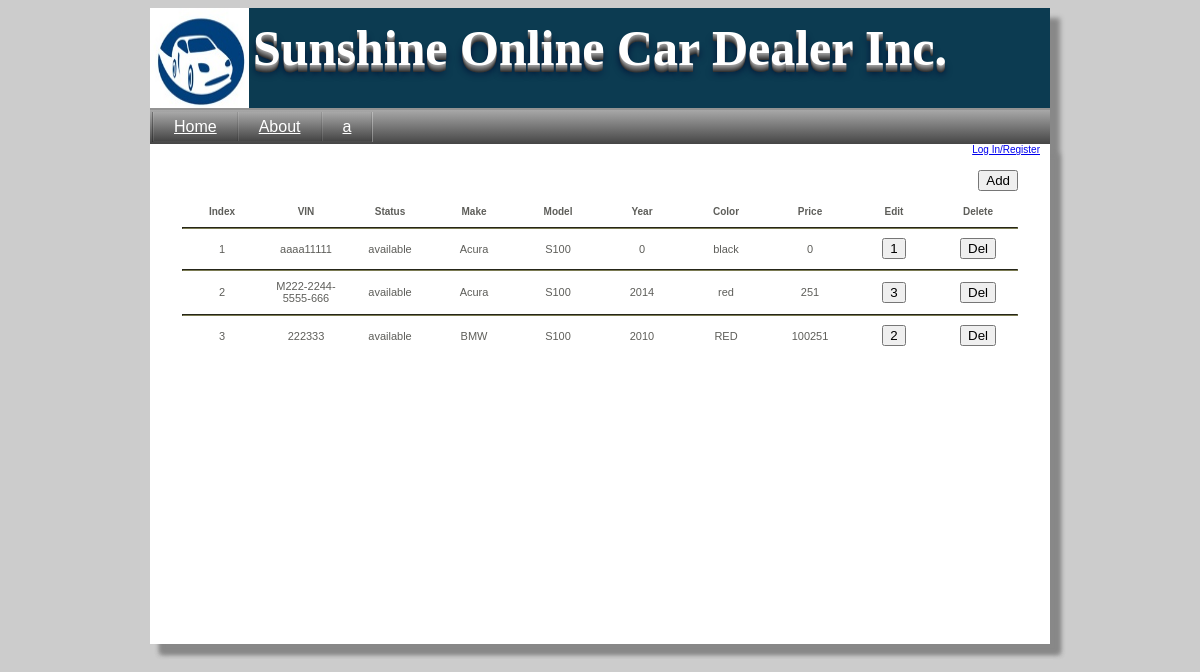
Page /carInventory.php on the earlier database version.
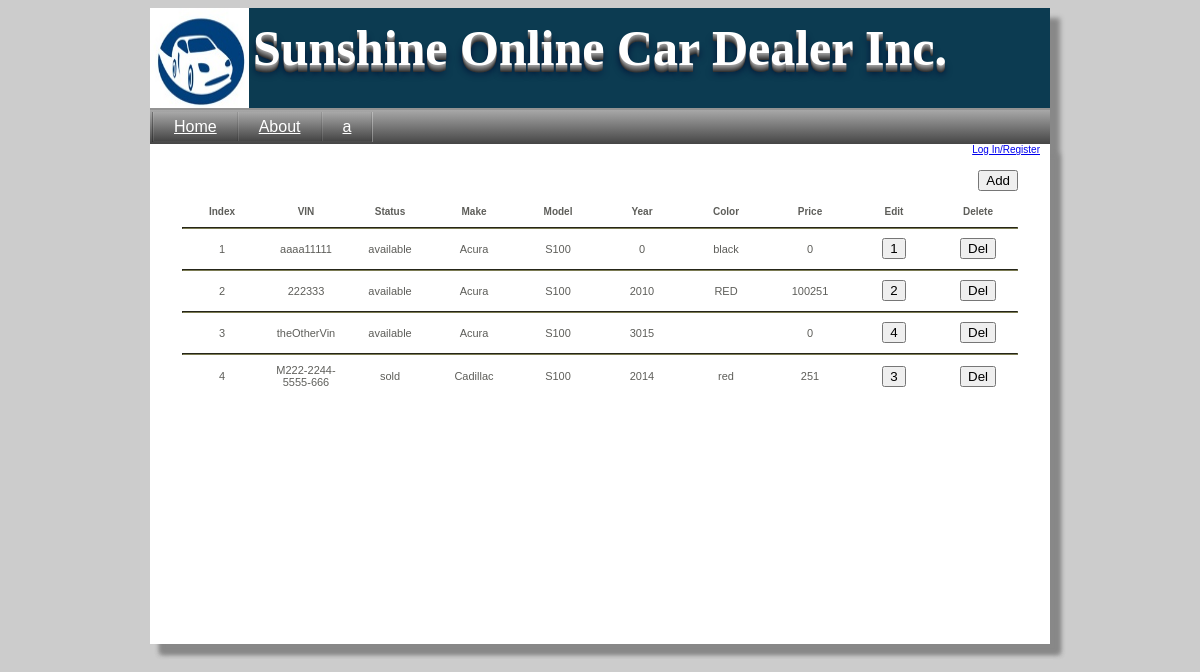
Same page on the later database version.
### tables this page shows
CREATE TABLE IF NOT EXISTS `car` (
  `car_id` int(11) NOT NULL AUTO_INCREMENT,
  `id_vin` varchar(250) NOT NULL,
  `make_id` int(11) NOT NULL DEFAULT '0',
  `model_id` int(11) NOT NULL DEFAULT '0',
  `year` int(11) DEFAULT NULL,
  `condition_id` int(11) NOT NULL DEFAULT '0',
  `mileage` int(11) NOT NULL DEFAULT '0',
  `color` varchar(250) DEFAULT NULL,
  `color_description` varchar(250) DEFAULT NULL,
  `comments` varchar(250) DEFAULT NULL,
  `price` decimal(10,0) DEFAULT NULL,
  `status_id` int(11) NOT NULL DEFAULT '0',
  `picture_id` int(11) DEFAULT NULL,
  PRIMARY KEY (`car_id`)
);

CREATE TABLE IF NOT EXISTS `car_status` (
  `id_car_status` int(11) NOT NULL AUTO_INCREMENT,
  `car_status_desc` varchar(250) NOT NULL,
  PRIMARY KEY (`id_car_status`)
);

CREATE TABLE IF NOT EXISTS `make_id` (
  `make_id` int(11) NOT NULL AUTO_INCREMENT,
  `make` varchar(250) NOT NULL,
  PRIMARY KEY (`make_id`)
);

CREATE TABLE IF NOT EXISTS `model_id` (
  `model_id` int(11) NOT NULL AUTO_INCREMENT,
  `make_id` int(11) NOT NULL,
  `model` varchar(250) NOT NULL,
  PRIMARY KEY (`model_id`)
);

### carInventory.php (the view, shortened to what this page needs)
<?php
$activeIndex=0;
include "header.php";
?>
<table border='0' align='center' class='ACtbl'>
	<tr>
		<td colspan='10' style='text-align:right'>
			<br/>
			<form action='editAdminCar.php' method='post'>
				<input type='Submit' name='addCar' value='Add' />
			</form>
		</td>
	</tr>
	<tr>
		<th>Index</th><th>VIN</th><th>Status</th><th>Make</th><th>Model</th><th>Year</th><th>Color</th><th>Price</th><th>Edit</th><th>Delete</th>
	</tr>
	<tr>
		<td colspan='10'><hr class='tdhead'/></td>
	</tr>
	<?php
		$carList=mysql_query("SELECT car_id, id_vin, car.make_id, car.model_id, year, color, price, status_id, make, model, car_status_desc FROM car
								INNER JOIN make_id ON car.make_id = make_id.make_id
								INNER JOIN model_id ON car.model_id = model_id.model_id
								INNER JOIN car_status ON car.status_id = car_status.id_car_status
								ORDER BY status_id, make_id");
		$line=0;
		while($carListDB=mysql_fetch_array($carList)){
			if($line!=0){
				echo "<tr><td colspan='10'><hr class='tdhead'/></td></tr>";
			}
			$line++;
			echo "<tr>
					<td>".$line."</td><td>".$carListDB['id_vin']."</td><td>".$carListDB['car_status_desc']."</td><td>".$carListDB['make']."</td>
					<td>".$carListDB['model']."</td><td>".$carListDB['year']."</td><td>".$carListDB['color']."</td><td>".$carListDB['price']."</td>
					<td><Form action='editAdminCar.php' method='Post' name='toEditCar' style='padding:0; margin:0;'>
						<input type='Submit' name='selectCar' value='".$carListDB['car_id']."'/>
						<input type='hidden' name='carID' value='".$carListDB['car_id']."'/>
					</Form></td>
					<td><Form action='carInventory.php' method='Post' name='toDel' style='padding:0; margin:0;'>
						<input type='Submit' name='delCar' value='Del'/>
						<input type='hidden' name='carID' value='".$carListDB['car_id']."'/>
					</Form></td>
				</tr>";
		}
	?>
</table>
<?php
include "footer.php";
?>

### header.php (shortened to what this page needs)
<html>
<head>
<link rel="stylesheet" href="style.css" type="text/css" />
</head>
<body>
<div id="bodyDiv" >
	<header>
			<div style="display:inline-block; line-height:80px">
			Sunshine Online Car Dealer Inc.
			</div>
	</header>
	<Table id="navBar" border="0">
	<tr id="menu">
		<td class="menuItem"><a
			<?php if($activeIndex==1){echo 'id="active"';}?>
			href="main.php" class="a">Home</a>
		</td>
		<td class="menuItem"><a
			<?php if($activeIndex==2){echo 'id="active"';}?>
			href="about.php" class="a">About</a>
		</td>
		<td class="menuItem"><a
			<?php if($activeIndex==3){echo 'id="active"';}?>
			href="#" class="a">a</a>
		</td>
	</tr>
	</table>
	<div id="pageCont">
	<div id="navBar2">
		<?php
		if(isset($_SESSION['admin'])==FALSE && isset($_SESSION['user'])==FALSE){
			echo "<a href='LogIn.php'>Log In/Register</a>";
		}
		else{echo "<br/><a href='main.php?sdestroy' style='font-size:10;'>Log out</a>";}
		?>
	</div>

### footer.php (shortened to what this page needs)
</div></div>
</body>
</html>

### style.css (style rules this page uses)
body { background-color: #CCCCCC; }
#bodyDiv { margin-left:auto; margin-right:auto; width:900; background-color:white; box-shadow: 10px 10px 5px #888888; font-family: Verdana, Arial, Helvetica,sans-serif; }
header { height:100px; display:block; background-color:#0C3B51; background-image:url('pictures/cardealer_logo.jpg'); background-size:11% 100px; background-repeat:no-repeat; background-origin:content-box; text-align:center; color: #fff; text-shadow: 0px 1px 0px #999, 0px 2px 0px #888, 0px 3px 0px #777, 0px 4px 0px #666, 0px 5px 0px #555, 0px 6px 0px #444, 0px 7px 0px #333, 0px 8px 7px #001135; font: 50px 'ChunkFiveRegular'; font-weight:bold; }
#navBar { margin:0; padding:0; width: 100%; height: 30px; background : #464646; background : -webkit-gradient(linear, left top, left bottom, from(rgb(168,168,168)), to(rgb(69,69,69))); background : -moz-linear-gradient(top, rgb(168,168,168), rgb(69,69,69)); background : -ms-linear-gradient(top, rgb(168,168,168), rgb(69,69,69)); border-top: 2px solid #939393; position: relative; margin-bottom: 0px; }
#menu { height: 30px; border-left: 1px solid rgba(0,0,0,0.3); border-right: 1px solid rgba(255,255,255,0.3); float:left; }
.menuItem { list-style: none; float:left; height: 29px; text-align: center; background: -webkit-gradient(radial, 50% 100%, 10, 50% 50%, 90, from(rgba(31,169,244,1)), to(rgba(0,28,78, 1)) ); background: -moz-radial-gradient(center 80px 45deg, circle cover, rgba(31,169,244,1) 0%, rgba(0,28,78, 1) 100%); background : -ms-linear-gradient(top, rgba(31,169,244,1) 0%, rgba(0,28,78, 1) 100%); padding: 0px; }
.a { display: block; padding: 0 20px; border-left: 1px solid rgba(255,255,255,0.1); border-right: 1px solid rgba(0,0,0,0.1); text-align: center; line-height: 29px; background : -webkit-gradient(linear, left top, left bottom, from(rgb(168,168,168)), to(rgb(69,69,69))); background : -moz-linear-gradient(top, rgb(168,168,168), rgb(69,69,69)); background : -ms-linear-gradient(top, rgb(168,168,168), rgb(69,69,69)); -webkit-transition-property: background; -webkit-transition-duration: 700ms; -moz-transition-property: background; -moz-transition-duration: 700ms; transition-property: background; transition-duration: 700ms; color:white; }
#pageCont { background-color:""; box-shadow: 10px 10px 5px #888888; min-height: 500px; }
#navBar2 { font-size:10; text-align:right; margin-right:10; }
.ACtbl th { font-family: Verdana, Arial, Helvetica,sans-serif; color: #5E5E5A; font-size:10; font-weight:bold; width:80; }
.tdhead { border-color: #7A7A52; background-color: #7A7A52; }
.ACtbl td { font-family: Verdana, Arial, Helvetica,sans-serif; color: #5E5E5A; font-size:11; text-align:center; }

Differences in the rows shown:
changed car "RED": make.make "BMW" → "Acura"; moves up the list
now on this page (row edited): car: id_vin "theOtherVin", car_status.car_status_desc "available", make.make "Acura", model.model "S100", year "3015", price "0", selectCar "4"
changed car "red": car_status.car_status_desc "available" → "sold"; make.make "Acura" → "Cadillac"
